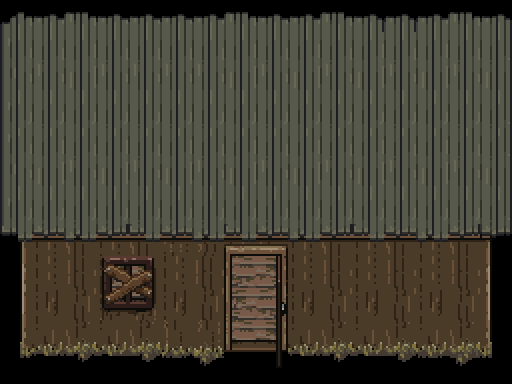

Below is a game level as drawn by its tile map, then a one-line description and the .tmx file that defines it, in full:
An orthogonal 16x12 tile map with 32x32 px tiles, 3 tile layers (Inside, Front, Top).

<map version="1.10" tiledversion="1.10.2" orientation="orthogonal" renderorder="right-down" width="16" height="12" tilewidth="32" tileheight="32" infinite="0" nextlayerid="4" nextobjectid="1">
 <tileset firstgid="1" source="../PALands_DEMO/PA_Set.tsx" />
 <layer id="3" name="Inside" width="16" height="12">
  <data encoding="csv">
0,0,0,0,0,0,0,0,0,0,0,0,0,0,0,0,
21,22,23,22,23,22,23,22,23,22,23,22,23,22,23,28,
101,62,63,62,63,62,63,62,63,62,63,62,63,62,63,108,
141,102,103,102,103,102,103,102,103,102,103,102,103,102,103,108,
141,142,143,142,143,142,143,142,143,142,143,142,143,142,143,68,
141,387,388,387,388,387,388,387,388,387,388,387,388,387,388,108,
141,427,423,427,428,427,428,427,428,427,428,427,428,423,428,68,
101,387,388,387,388,387,388,387,388,387,388,387,388,387,388,108,
141,427,428,427,428,427,428,427,428,427,428,427,428,427,428,68,
141,387,388,387,388,387,388,387,388,387,388,387,388,387,388,108,
141,427,428,427,428,427,428,427,428,427,428,427,428,427,428,148,
341,342,343,344,345,346,347,0,0,342,343,344,345,346,347,348
</data>
 </layer>
 <layer id="1" name="Front" width="16" height="12">
  <data encoding="csv">
0,0,0,0,0,0,0,0,0,0,0,0,0,0,0,0,
0,0,0,0,0,0,0,0,0,0,0,0,0,0,0,0,
0,0,0,0,0,0,0,0,0,0,0,0,0,0,0,0,
0,0,0,0,0,0,0,0,0,0,0,0,0,0,0,0,
0,0,0,0,0,0,0,0,0,0,0,0,0,0,0,0,
0,0,0,0,0,0,0,0,0,0,0,0,0,0,0,0,
0,0,0,0,0,0,0,0,0,0,0,0,0,0,0,0,
181,182,183,182,183,186,187,33,34,182,183,182,183,182,183,188,
221,222,223,226,227,222,223,73,74,222,223,222,223,222,223,228,
261,262,263,266,267,262,263,113,114,262,263,262,263,262,263,268,
301,302,303,302,303,306,307,153,154,302,303,302,303,302,303,308,
341,342,343,342,343,346,347,193,194,342,343,342,343,342,343,348
</data>
 </layer>
 <layer id="2" name="Top" width="16" height="12">
  <data encoding="csv">
389,390,391,390,390,390,390,391,390,390,391,392,392,390,391,392,
429,430,431,430,430,430,430,431,430,431,430,431,430,431,430,432,
469,470,471,470,470,470,470,471,470,471,470,471,470,471,470,472,
509,510,511,510,510,510,510,511,510,511,510,511,510,511,510,512,
429,431,430,431,430,431,430,431,430,431,430,431,430,431,430,432,
469,471,470,471,470,471,470,471,470,471,470,471,470,471,470,472,
509,511,510,511,510,511,510,511,510,511,510,511,510,511,510,512,
549,550,551,552,549,550,551,549,550,551,552,549,550,551,552,552,
0,0,0,0,0,0,0,0,0,0,0,0,0,0,0,0,
0,0,0,0,0,0,0,0,0,0,0,0,0,0,0,0,
0,0,0,0,0,0,0,0,0,0,0,0,0,0,0,0,
0,0,0,0,0,0,0,0,0,0,0,0,0,0,0,0
</data>
 </layer>
</map>
